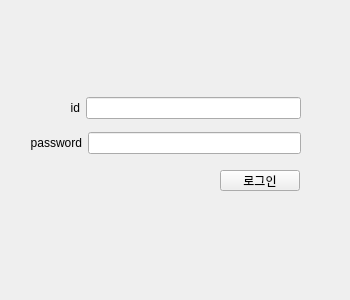
<?xml version="1.0" encoding="UTF-8"?>
<ui version="4.0">
 <class>Form</class>
 <widget class="QWidget" name="Form">
  <property name="geometry">
   <rect>
    <x>0</x>
    <y>0</y>
    <width>350</width>
    <height>300</height>
   </rect>
  </property>
  <property name="minimumSize">
   <size>
    <width>350</width>
    <height>300</height>
   </size>
  </property>
  <property name="maximumSize">
   <size>
    <width>350</width>
    <height>300</height>
   </size>
  </property>
  <property name="windowTitle">
   <string>Form</string>
  </property>
  <widget class="QPushButton" name="btn_login">
   <property name="geometry">
    <rect>
     <x>220</x>
     <y>170</y>
     <width>80</width>
     <height>21</height>
    </rect>
   </property>
   <property name="text">
    <string>로그인</string>
   </property>
  </widget>
  <widget class="QWidget" name="">
   <property name="geometry">
    <rect>
     <x>30</x>
     <y>90</y>
     <width>271</width>
     <height>71</height>
    </rect>
   </property>
   <layout class="QVBoxLayout" name="verticalLayout">
    <item>
     <layout class="QHBoxLayout" name="horizontalLayout">
      <item>
       <widget class="QLabel" name="label">
        <property name="minimumSize">
         <size>
          <width>50</width>
          <height>0</height>
         </size>
        </property>
        <property name="text">
         <string>id</string>
        </property>
        <property name="alignment">
         <set>Qt::AlignRight|Qt::AlignTrailing|Qt::AlignVCenter</set>
        </property>
       </widget>
      </item>
      <item>
       <widget class="QLineEdit" name="le_ID"/>
      </item>
     </layout>
    </item>
    <item>
     <layout class="QHBoxLayout" name="horizontalLayout_2">
      <item>
       <widget class="QLabel" name="label_2">
        <property name="minimumSize">
         <size>
          <width>50</width>
          <height>0</height>
         </size>
        </property>
        <property name="text">
         <string>password</string>
        </property>
        <property name="alignment">
         <set>Qt::AlignRight|Qt::AlignTrailing|Qt::AlignVCenter</set>
        </property>
       </widget>
      </item>
      <item>
       <widget class="QLineEdit" name="le_Password">
        <property name="echoMode">
         <enum>QLineEdit::Password</enum>
        </property>
       </widget>
      </item>
     </layout>
    </item>
   </layout>
  </widget>
 </widget>
 <resources/>
 <connections/>
</ui>
